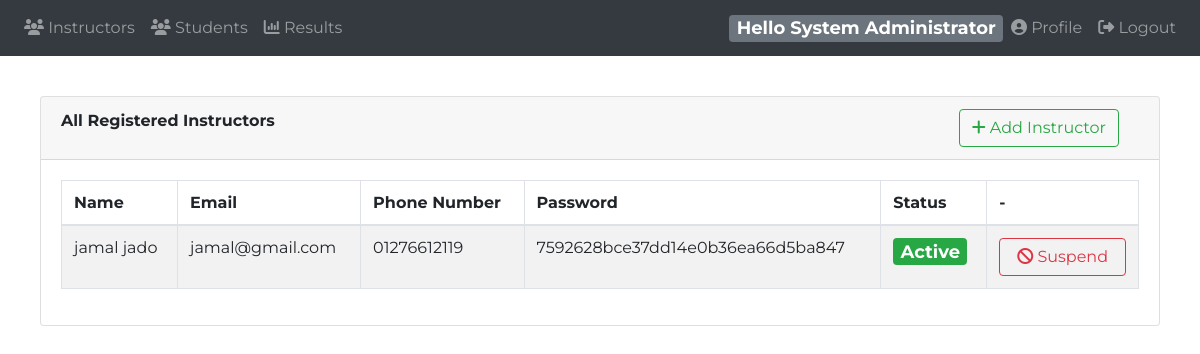
The app's page /instructor/ (signed in), older data.
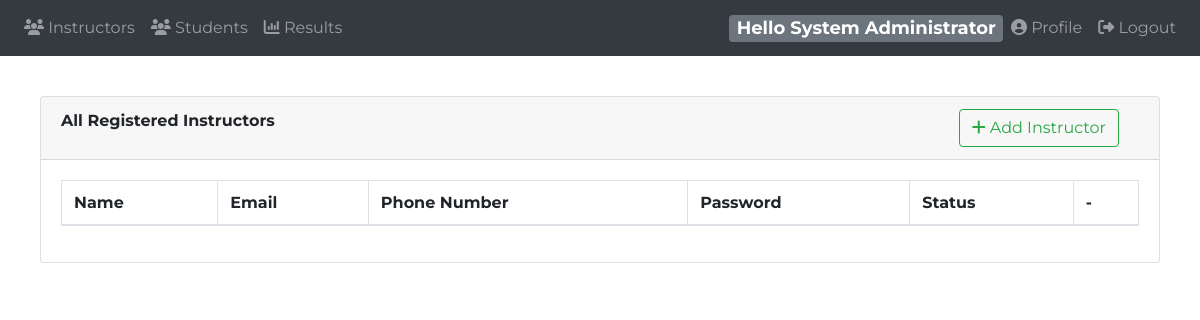
The same page, newer data.
### tables this page shows
CREATE TABLE `instructor` (
  `id` int(11) NOT NULL,
  `name` varchar(120) NOT NULL,
  `email` varchar(120) NOT NULL,
  `password` varchar(100) NOT NULL,
  `phone` varchar(13) NOT NULL,
  `password_token` varchar(100) DEFAULT NULL,
  `token_expire` timestamp NULL DEFAULT NULL,
  `suspended` int(11) NOT NULL DEFAULT 0,
  `isAdmin` tinyint(1) NOT NULL DEFAULT 0
);

### instructor/app/model/admin.class.php (called while the page is built, shortened)
<?php
class admin extends dbh {
    public function getAllInstructors() {
        $db = $this->connect();
        $query = "SELECT * FROM instructor WHERE !isAdmin";
        $result = $db->query($query);
        return $result->fetchAll(PDO::FETCH_OBJ);
    }
}

### instructor/app/view/admin_instructors.php (the view, shortened to what this page needs)
<?php
require_once 'header.php';
require_once 'navbar.php';
$_admin = new admin();
?>
<div class="card">
  <div class="card-header">
    <strong class="card-title">All Registered Instructors</strong>
	<button type="button" class="btn btn-outline-success float-right" style="margin-right:20px" data-toggle="modal" data-target="#addInstructor">
		<i class="fa fa-plus"></i> Add Instructor
	</button>
  </div>
  <div class="card-body">
    <table id="allInstructors" class="table table-striped table-bordered">
      <thead>
        <tr>
          <th>Name</th>
          <th>Email</th>
          <th>Phone Number</th>
		  <th>Password</th>
          <th>Status</th>
          <th>-</th>
        </tr>
      </thead>
      <tbody>
        <?php
        $instructors = $_admin->getAllInstructors();
        foreach ($instructors as $instructor) { ?>
          <tr>
            <td><?php echo $instructor->name ?></td>
            <td><?php echo $instructor->email ?></td>
            <td><?php echo $instructor->phone ?></td>
			<td><?php echo $instructor->password ?></td>
            <?php
              if($instructor->suspended){ ?>
                <td><span class="badge badge-danger">Suspended</span></td>
                <td>
                  <button type="button" class="btn btn-outline-success btn-block"
								onclick="customConfirm('app/controller/admin.inc.php?activateInstructor=<?php echo $instructor->id ?>','Are you sure you want to activate This Instructor?','The Instructor has been activated.')">
                    <i class="fa fa-repeat"></i> Activate</button>
                </td>
              <?php }else{ ?>
                <td><span class="badge badge-success">Active</span></td>
                <td>
                  <button type="button" class="btn btn-outline-danger btn-block"
								onclick="customConfirm('app/controller/admin.inc.php?suspendInstructor=<?php echo $instructor->id ?>','Are you sure you want to suspend This Instructor?','The Instructor has been suspended.')">
                  <i class="fa fa-ban"></i> Suspend</button>
                </td>
              <?php } ?>
          </tr>
          <?php } ?>
      </tbody>
    </table>
  </div>
</div>
<?php
  require_once 'footer.php';
?>

Row changes from the older to the newer data that the page shows:
removed instructor: name "jamal jado", email "jamal@gmail.com", phone "01276612119", password "7592628bce37dd14e0b36ea66d5ba847"
